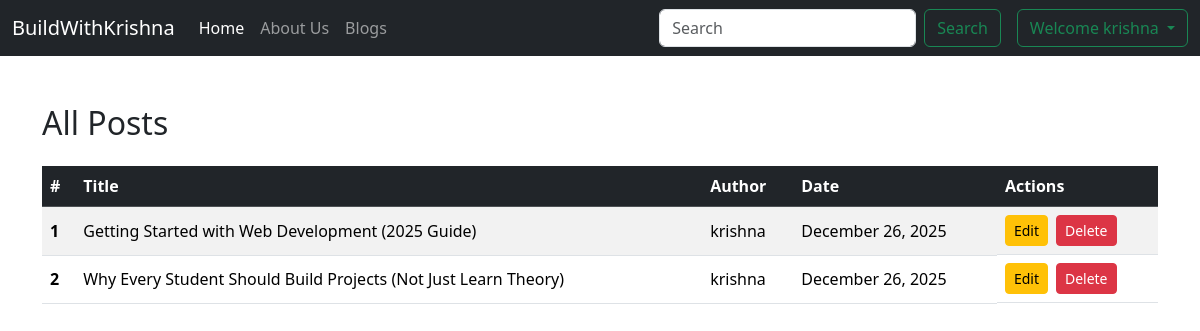
/yourpost (signed in), run on an earlier commit of the app's database.
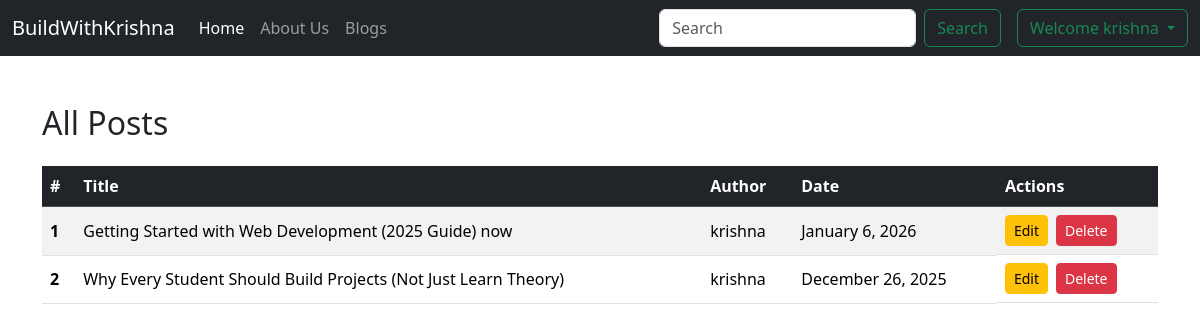
And on a later commit of the database.
### blog/models.py (models this page shows, shortened)
class Post(models.Model):
    post_id = models.AutoField(primary_key=True)
    post_title = models.CharField(max_length=200)
    post_content = models.CharField(max_length=5000)
    post_image = models.ImageField(upload_to="post/images")
    post_time = models.DateTimeField()
    post_author = models.CharField(max_length=100,default="unknown User")

### blog/views.py (the view)
# urls.py: path('yourpost', views.yourpost, name="yourpost"),
def yourpost(request):
     posts = Post.objects.filter(post_author=request.user.username)
     for post in posts:
          print(post.post_title)
     return render(request,"yourpost.html",{"posts":posts})

### template/yourpost.html (shortened to what this page needs)
{% extends 'basics.html' %}
{% block body %}
<div class="container my-5">
    <h2 class="mb-4">All Posts</h2>
    <table class="table table-striped table-hover align-middle">
        <thead class="table-dark">
            <tr>
                <th scope="col">#</th>
                <th scope="col">Title</th>
                <th scope="col">Author</th>
                <th scope="col">Date</th>
                <th scope="col">Actions</th>
            </tr>
        </thead>
        <tbody>
            {% for post in posts %}
            <tr>
                <th scope="row">{{ forloop.counter }}</th>
                <td>{{ post.post_title }}</td>
                <td>{{ post.post_author }}</td>
                <td>{{ post.post_time|date:"F j, Y" }}</td>
                <td class="d-flex gap-2">
                    <a href="/edit/{{post.post_id}}" class="btn btn-sm btn-warning">
                         Edit
                    </a>
                    <form method="POST" action="/delete/{{post.post_id}}" style="display:inline;">
                        <button type="submit" class="btn btn-sm btn-danger" onclick="return confirm('Are you sure?');">
                             Delete
                        </button>
                    </form>
                </td>
            </tr>
            {% empty %}
            <tr>
                <td colspan="5" class="text-center text-muted">No posts available.</td>
            </tr>
            {% endfor %}
        </tbody>
    </table>
</div>
{% endblock body %}

What changed in the data, as far as the page shows it:
changed Post: post_title "Getting Started with Web Development (2025 Guide)" → "Getting Started with Web Development (2025 Guide) now"; post_time "December 26, 2025" → "January 6, 2026"
